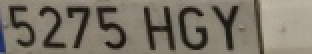
#> input picture PlateImages/Lateral/plate_5275HGY.jpg, 156 x 27 px, given in place of plate_6401JBX.jpg, which was not available (shown 2 times larger)
$ jupyter execute ANPR_Segmentation.ipynb   (text cells are left out)
#> lines starting #> are read from the running program, lines starting #| are printed output that depends on the picture; after the words box and inside, x2 and y2 are one past the last pixel; in counts of white or black regions, pixels touching at a corner belong together; pictures that were not available may be replaced by others from this repository, and a replacement may not be noted
[cell 1]
import os
from os import listdir
import cv2
from matplotlib import pyplot as plt
import numpy as np
from skimage.transform import resize
import imutils

[cell 2]
def delete_borders(image):
    """
    Function to delete borders by iterating white pixels
    touching borders and doing Floodfill
    """
    out_image = image.copy()
    h, w = image.shape[:2]
    for row in range(h):
        if out_image[row, 0] == 255:
            cv2.floodFill(out_image, None, (0, row), 0)
        if out_image[row, w - 1] == 255:
            cv2.floodFill(out_image, None, (w - 1, row), 0)
    for col in range(w):
        if out_image[0, col] == 255:
            cv2.floodFill(out_image, None, (col, 0), 0)
        if out_image[h - 1, col] == 255:
            cv2.floodFill(out_image, None, (col, h - 1), 0)
    return out_image

[cell 3]
plate_path = "PlateImages/Lateral/plate_6401JBX.jpg"
plate = cv2.imread(plate_path)
#> plate is the input picture: shape (27, 156, 3); mean B, G, R 102.6, 115.7, 122.3
plt.imshow(plate)

[cell 4]
# Convert to grayscale
gray = cv2.cvtColor(plate, cv2.COLOR_BGR2GRAY)
# Apply Gaussian Blur to smooth noise
blur = cv2.GaussianBlur(gray,(1,1),0)
# Threshold the image to binarize
binary = cv2.threshold(blur, 0, 255, cv2.THRESH_BINARY_INV + cv2.THRESH_OTSU)[1]
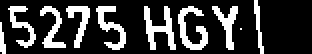
#> binary: shape (27, 156) (shown 2 times larger); 22.6% white; 10 white regions (1 under 20 px), largest, box (x1, y1, x2, y2) and area: (72, 3, 88, 25) 155, (89, 3, 104, 25) 146, (48, 3, 63, 25) 129

fig, (ax1, ax2) = plt.subplots(1, 2, sharey=True, sharex=True, figsize=(12, 6))
ax1.imshow(blur, cmap= 'gray')
ax2.imshow(binary, cmap= 'gray')
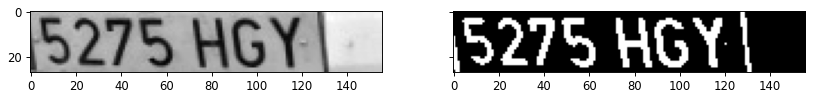
#> figure drawn by matplotlib, 2 panels

[cell 5]
# Delete borders
rectKernel = cv2.getStructuringElement(cv2.MORPH_RECT, (1,3))
no_borders = delete_borders(binary)
#> after the loop in delete_borders, `for row in range(h):`:
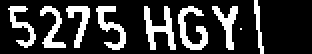
#> out_image: shape (27, 156) (shown 2 times larger); 21.8% white; 9 white regions (1 under 20 px), largest, box (x1, y1, x2, y2) and area: (72, 3, 88, 25) 155, (89, 3, 104, 25) 146, (48, 3, 63, 25) 129
#> after the loop in delete_borders, `for col in range(w):`:
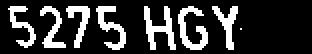
#> out_image: shape (27, 156) (shown 2 times larger); 20.4% white; 8 white regions (1 under 20 px)

fig, (ax1, ax2) = plt.subplots(1, 2, sharey=True, sharex=True, figsize=(12, 6))
ax1.imshow(binary, cmap= 'gray')
ax2.imshow(no_borders, cmap= 'gray')

[cell 6]
# Find contours
contours, _  = cv2.findContours(no_borders, cv2.RETR_EXTERNAL, cv2.CHAIN_APPROX_SIMPLE)
#> contours = 8 contours, 1 with area under 20; largest, box (x1, y1, x2, y2) and area: (72, 3, 88, 25) 106, (89, 3, 104, 25) 101, (48, 3, 63, 25) 88, (106, 3, 119, 25) 80, (20, 3, 33, 24) 75, (33, 3, 45, 24) 72, (4, 3, 18, 24) 68

# Sort contours based on contour area (descending order)
contours = sorted(contours, key=cv2.contourArea, reverse=True)

# Select top 7 largest contours (representing the 7 digits of the plate)
largest_contours = contours[:7]
#> largest_contours = 7 contours; box (x1, y1, x2, y2) and area: (72, 3, 88, 25) 106, (89, 3, 104, 25) 101, (48, 3, 63, 25) 88, (106, 3, 119, 25) 80, (20, 3, 33, 24) 75, (33, 3, 45, 24) 72, (4, 3, 18, 24) 68

# Sort largest contours from left to right based on the x-coordinate of the bounding rectangles
largest_contours.sort(key=lambda c: cv2.boundingRect(c)[0])

# Make a copy to conserve original image
im_copy = cv2.cvtColor(binary, cv2.COLOR_GRAY2BGR)
#> im_copy: shape (27, 156, 3); 22.6% white; 10 white regions (1 under 20 px)

# Draw rectangles around the selected contours
for contour in largest_contours:
    # Get the bounding box for the contour
    x, y, w, h = cv2.boundingRect(contour)

    # Draw the rectangle on the color image
    cv2.rectangle(im_copy, (x, y), (x + w, y + h), (0, 255, 0), 1)  # Green color with thickness 1
#> this loop made 7 passes
#> (x, w, h) on passes 1 to 7: (4, 14, 21), (20, 13, 21), (33, 12, 21), (48, 15, 22), (72, 16, 22), (89, 15, 22), (106, 13, 22)
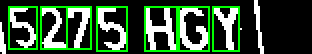
#> im_copy: shape (27, 156, 3) (shown 2 times larger); mean B, G, R 53.6, 82.5, 53.6

plt.imshow(im_copy)
plt.show()

# Show on original image
im_copy = plate.copy()

# Draw rectangles around the selected contours
for contour in largest_contours:
    # Get the bounding box for the contour
    x, y, w, h = cv2.boundingRect(contour)

    # Draw the rectangle on the color image
    cv2.rectangle(im_copy, (x, y), (x + w, y + h), (0, 255, 0), 1)  # Green color with thickness 1
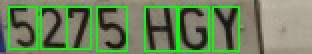
#> im_copy: shape (27, 156, 3) (shown 2 times larger); 11.3% of pixels changed, all inside (x1, y1, x2, y2) = (4, 3, 120, 26)

# Show the result
plt.imshow(cv2.cvtColor(im_copy, cv2.COLOR_BGR2RGB))  #convert BGR to RGB for display purposes
plt.show()

[cell 7]
# Create a directory to save the extracted blob images
output_dir = 'PlateDigits/'+plate_path[20:]
os.makedirs(output_dir, exist_ok=True)

[cell 8]
# Copy of original image
image_copy = plate.copy()

plate_digits = []

# Loop through the largest contours to extract and save each blob
for i, contour in enumerate(largest_contours):
    # Get the bounding box for the contour
    x, y, w, h = cv2.boundingRect(contour)

    # Calculate margins
    margin_x = int(0.1 * w)
    margin_y = int(0.1 * h)

    # Define new coordinates with margins
    x1 = max(0, x - margin_x)  # Ensure it doesn't go below 0
    y1 = max(0, y - margin_y)  # Ensure it doesn't go below 0
    x2 = min(image_copy.shape[1], x + w + margin_x)  # Ensure it doesn't go beyond image width
    y2 = min(image_copy.shape[0], y + h + margin_y)  # Ensure it doesn't go beyond image height

    # Extract the region of interest (ROI) from the original image
    blob_image = image_copy[y1:y2, x1:x2]

    # Append image to plates digits list
    plate_digits.append(blob_image)

    # Save the extracted blob image
    blob_filename = os.path.join(output_dir, f'blob_{i + 1}.jpg')
    cv2.imwrite(blob_filename, blob_image)
#> this loop made 7 passes
#> (x, w, h, x1, x2, y2) on passes 1 to 7: (4, 14, 21, 3, 19, 26), (20, 13, 21, 19, 34, 26), (33, 12, 21, 32, 46, 26), (48, 15, 22, 47, 64, 27), (72, 16, 22, 71, 89, 27), (89, 15, 22, 88, 105, 27), (106, 13, 22, 105, 120, 27)
#> after the loop, plate_digits = 7 items

# Display blob images
fig, axs = plt.subplots(1, 7, figsize=(20, 4))  # Adjust figsize for better spacing

# Loop through the blob images and display each one
for ax, image in zip(axs, plate_digits):
    ax.imshow(image)
    ax.axis('off')
#> this loop made 7 passes
plt.tight_layout()
plt.show()
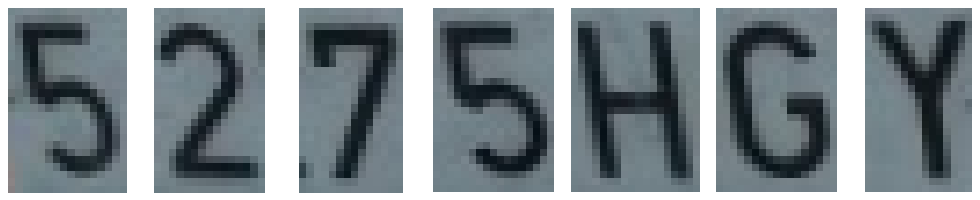
#> figure drawn by matplotlib, 7 panels

[cell 9]
def contours_to_images(largest_contours, image_copy, output_dir):

    plate_digits = []

    # Loop through the largest contours to extract and save each blob
    for i, contour in enumerate(largest_contours):

        # Get the bounding box for the contour
        x, y, w, h = cv2.boundingRect(contour)

        # Calculate margins
        margin_x = int(0.1 * w)
        margin_y = int(0.1 * h)

        # Define new coordinates with margins
        x1 = max(0, x - margin_x)  # Ensure it doesn't go below 0
        y1 = max(0, y - margin_y)  # Ensure it doesn't go below 0
        x2 = min(image_copy.shape[1], x + w + margin_x)  # Ensure it doesn't go beyond image width
        y2 = min(image_copy.shape[0], y + h + margin_y)  # Ensure it doesn't go beyond image height

        # Extract the region of interest (ROI) from the original image
        blob_image = image_copy[y1:y2, x1:x2]

        # Append image to plates digits list
        plate_digits.append(blob_image)

        # Save the extracted blob image
        blob_filename = os.path.join(output_dir, f'blob_{i + 1}.jpg')
        cv2.imwrite(blob_filename, blob_image)

    return plate_digits

[cell 10]
def show_contours(image, contours):
    # Make a copy to conserve original image
    im_copy = image.copy()

    # Draw rectangles around the selected contours
    for contour in contours:
        # Get the bounding box for the contour
        x, y, w, h = cv2.boundingRect(contour)

        # Draw the rectangle on the color image
        cv2.rectangle(im_copy, (x, y), (x + w, y + h), (0, 255, 0), 1)  # Green color with thickness 1

    plt.imshow(im_copy)
    plt.show()

[cell 11]
def extract_digits(plate, output_dir):

    # IMAGE PREPROCESSING

    # Convert to grayscale
    gray = cv2.cvtColor(plate, cv2.COLOR_BGR2GRAY)
    # Apply Gaussian Blur to smooth noise
    blur = cv2.GaussianBlur(gray,(1,1),0)
    # Threshold the image to binarize
    binary = cv2.threshold(blur, 0, 255, cv2.THRESH_BINARY_INV + cv2.THRESH_OTSU)[1]
    # Delete borders
    no_borders = delete_borders(binary)

    plt.imshow(no_borders, cmap= 'gray')
    plt.show()


    # FIND LARGEST 7 BLOBS

    # Find contours
    contours, _  = cv2.findContours(no_borders, cv2.RETR_EXTERNAL, cv2.CHAIN_APPROX_SIMPLE)
    # If the contour rectangle is much bigger than
    """
    """
    # Sort contours based on contour area (descending order)
    contours = sorted(contours, key=cv2.contourArea, reverse=True)
    # Select top 7 largest contours (representing the 7 digits of the plate)
    largest_contours = contours[:7]
    # Sort largest contours from left to right based on the x-coordinate of the bounding rectangles
    largest_contours.sort(key=lambda c: cv2.boundingRect(c)[0])
    # Display contours
    show_contours(plate,largest_contours)

    # SAVE DIGITS IMAGES

    # Create a directory to save the extracted blob images
    os.makedirs(output_dir, exist_ok=True)
    # Copy of original image
    image_copy = plate.copy()
    # Obtain images of plate digits
    plate_digits = contours_to_images(largest_contours, image_copy, output_dir)

    # DISPLAY

    # Display blob images
    fig, axs = plt.subplots(1, 7, figsize=(20, 4))  # Adjust figsize for better spacing

    # Loop through the blob images and display each one
    for ax, image in zip(axs, plate_digits):
        ax.imshow(image)
        ax.axis('off')
    plt.tight_layout()
    plt.show()

[cell 12]
# Create folders if they don't exist

# Path of the base folder
base_folder = "PlateDigits"

# Subfolders to create inside the base folder
subfolders = ["Frontal", "Lateral"]

# Create the base folder if it doesn't exist
if not os.path.exists(base_folder):
    os.makedirs(base_folder)

# Create the subfolders
for subfolder in subfolders:
    # Generate the full path of each subfolder
    subfolder_path = os.path.join(base_folder, subfolder)

    # Create the subfolder if it doesn't exist
    if not os.path.exists(subfolder_path):
        os.makedirs(subfolder_path)

[cell 13]
frontal_plates_path = "PlateImages/Frontal/"
lateral_plates_path = "PlateImages/Lateral/"

[cell 14]
for plate_path in os.listdir(frontal_plates_path):
    if (plate_path.endswith(".png") or plate_path.endswith(".jpg") or plate_path.endswith(".jpeg")):
        # Get image
        image = cv2.imread(frontal_plates_path+plate_path)
        # Extract digits from plate
        output_dir = "PlateDigits/Frontal/"+plate_path[6:]
        plate_digits = extract_digits(image, output_dir)
#> the loop in show_contours, `for contour in contours:` made 7 passes
#> the loop in contours_to_images, `for i, contour in enumerate(largest_contours):` made 7 passes
#> the loop in extract_digits, `for ax, image in zip(axs, plate_digits):` made 7 passes

for plate_path in os.listdir(lateral_plates_path):
    if (plate_path.endswith(".png") or plate_path.endswith(".jpg") or plate_path.endswith(".jpeg")):
        # Get image
        image = cv2.imread(lateral_plates_path+plate_path)
        # Extract digits from plate
        output_dir = "PlateDigits/Lateral/"+plate_path[6:]
        plate_digits = extract_digits(image, output_dir)
#> the loop in show_contours (call 2), `for contour in contours:` made 7 passes
#> the loop in contours_to_images (call 2), `for i, contour in enumerate(largest_contours):` made 7 passes
#> the loop in extract_digits (call 2), `for ax, image in zip(axs, plate_digits):` made 7 passes
